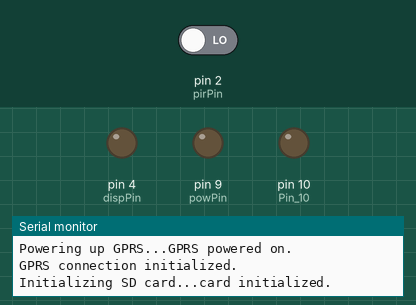
Simulated run of this sketch. Board: Arduino Uno, built with avr-gcc and run on an emulated ATmega328P. On the bench: output pins drawn as LEDs (lit = HIGH), the last lines printed to the serial monitor. The inputs (shaded band) are chosen by the test bench; at power-on: pin 2 (pirPin) LOW. Storage starts empty; the modem accepts every AT command (registered, SIM ready, sends succeed) and sends nothing else.

Above: at 2.3 s.
2.4 s: pin 2 (pirPin) driven HIGH
At 4.6 s:
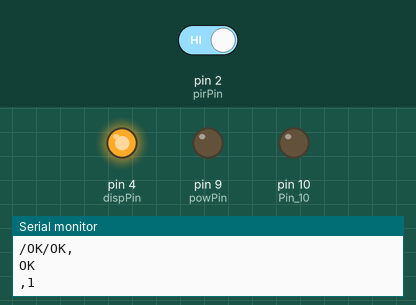
10.7 s: pin 2 (pirPin) driven LOW
At 12.1 s:
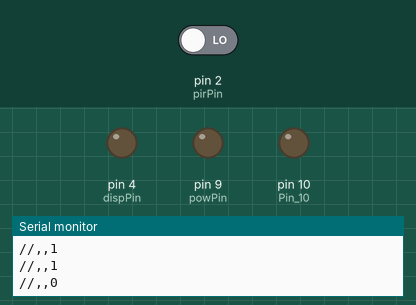
Timing chart, 0 to 13.7 s (numbered marks = the images above; inputs shaded):
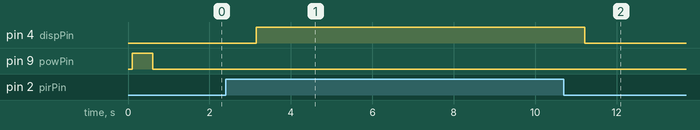

Measured:
- after the input at 2.4 s, pin 4 (dispPin): LOW → HIGH after 0.74 s
- after the input at 10.7 s, pin 4 (dispPin): HIGH → LOW after 0.52 s

The sketch:

PIR_GPRS_SD_workingDateLong.ino
```cpp
#include <SD.h>
#include <SoftwareSerial.h>

// Define constants for GPRS shield function
const int rxPin = 7;  // Receive pin for software serial
const int txPin = 8;  // Transmit pin for software serial
const int powPin = 9;  // Software power-up pin

SoftwareSerial gprsSerial(rxPin, txPin);  // Define software serial connection for GPRS

const int csPin = 10;  // Chip select for SD shield

// Define pin constants for sensor(s)
const int dispPin = 4;  // LED indicating state of motion sensor
const int pirPin = 2;  // Motion sensor pin

// Define storage variables
int pir = 0;  // Variable to store the read value
//int pir1 = 0;  // Variable to store the previous value for comparison

File dataFile;  // Define variable as a file for data logging

String rawDateTime;  // Create string for storing GPRS date and time before parsing
String year;  // Create string for storing raw year
String yearLong;  // Create string for assembling long form of year
String month;  // Create string for storing raw month
String monthLong;  // Create string for assembling long form of month (month name)
String day;  // Create string for storing raw day
String dayLong;   // Create string for assembling long form of day
String dateString;  // Create string for storing date from GPRS when function called
String dateLongString;  // Create string for assembling long form of date
String timeString;  // Create string for storing time from GPRS when function called
String dataString;  // Create string for storing all data to be written to SDString rawDateTime;

void setup()
{
  // Define necessary pin modes
  pinMode(rxPin, INPUT);  // Software serial receive input
  pinMode(txPin, OUTPUT);  // Software serial transmiss output
  pinMode(powPin, OUTPUT);  // Software power-up output
  pinMode(dispPin, OUTPUT);  // LED indicator output
  pinMode(pirPin, INPUT);  // PIR sensor input

  Serial.begin(19200);

  Serial.print("Warming up motion sensor... ");
  //delay(2000);  // Should be ~20 sec on first boot, but set low for debugging
  Serial.println("Motion sensor ready.");
  Serial.println();

  // Power up GPRS using software, if necessary
  Serial.print("Powering up GPRS...");
  powerUp();
  Serial.println("GPRS powered on.");
  Serial.println();

  gprsSerial.begin(19200);  // Initiate software serial connection for GPRS

  gprsBaselineSettings();  // Call function to set GPRS settings for proper response formatting

  Serial.println("GPRS connection initialized.");
  Serial.println();

  Serial.print("Initializing SD card...");

  pinMode(10, OUTPUT);  // Pin 10 (chip select) must be set to OUTPUT even if unused

  if(!SD.begin(csPin))
  {
    Serial.println("card failed or not present.");
    delay(2000);
    return;
  }
  Serial.println("card initialized.");
  Serial.println();
}

void loop()
{
  delay(2000);  // Delay between each sensor check and read and write loop

  getDateTime();  // Get GPRS date and time by calling function

  dataString += String(dateString);  // Add date to dataString
  dataString += ",";

  dataString += String(timeString);  // Add time to dataString
  dataString += ",";

  pir = digitalRead(pirPin);  // Retrieve value from PIR sensor
  digitalWrite(dispPin, pir);  // Set LED state to match sensor value

  dataString += String(pir);  // Add PIR sensor value to dataString

  /*dataFile = SD.open("DATALOG.TXT", FILE_WRITE);  // Open data file, with full privileges, for writing

   if(dataFile)  // If file on SD card is opened successfully
   {
   dataFile.println(dataString);  // Print dataString to it
   dataFile.close();  // Close the data file and proceed
   }
   else
   {
   Serial.println("Error opening DATALOG.TXT!");  // If data file can't be opened, produce an error message
   }*/
  writeDataSD();
  Serial.println(dataString);  // Print dataString to serial monitor to confirm reasonable values

  dateLong();
  Serial.println(dateLongString);
  Serial.println();

  clearStrings();  // Call function to clear all strings
}

///////////////////////////////////////////////////////////////////////////////////////////////
//\/\/\/\<------------  All functions called in main loop defined below  ------------>/\/\/\/\\
///////////////////////////////////////////////////////////////////////////////////////////////

// Set baseline response parameters for proper string parsing and construction
void gprsBaselineSettings()
{
  delay(100);
  gprsSerial.println("ATE0");
  delay(100);
  gprsSerial.println("ATQ1");
  delay(100);
  gprsSerial.println("ATV0");
  delay(100);
}

// Software start-up function for GPRS shield
void powerUp()
{
  digitalWrite(powPin, LOW);
  delay(100);
  digitalWrite(powPin, HIGH);
  delay(500);
  digitalWrite(powPin, LOW);
  delay(100);
}

void getDateTime()
{
  gprsSerial.println("AT+CCLK?");  // Request date and time from GPRS

  if(gprsSerial.available())  // If data is coming from GPRS
  {
    while(gprsSerial.available())  // Read the data into string from incoming bytes while they're available
    {
      char c = gprsSerial.read();  // Read each byte sent, one at a time, into storage variable

      rawDateTime += c;  // Add character to the end of the data string to be written to SD later
    }
  }
  parseDateTime();  // Call function to parse date and time into individual components and form string
}

void parseDateTime()
{
  for(int y = 8; y < 10; y++)
  {
    year += String(rawDateTime.charAt(y));
    year += String("\0");
  }
  for(int m = 11; m < 13; m++)
  {
    month += String(rawDateTime.charAt(m));
    month += String("\0");
  }
  for(int d = 14; d < 16; d++)
  {
    day += String(rawDateTime.charAt(d));
    day += String("\0");
  }
  for(int t = 16; t < 25; t++)
  {
    timeString += String(rawDateTime.charAt(t));
    timeString += String("\0");
  }
  formatDateString();
}

void formatDateString()
{
  dateString += String(month);
  dateString += "/";
  dateString += String(day);
  dateString += "/";
  dateString += String(year);
}

void dateLong()
{
  // Format year
  yearLong += "20";  // Add leading "20" to form long form of date
  yearLong += String(year);  // Append short date parsed from gprs data

  // Format day
  dayLong += day.toInt();  // Convert to integer function removes and leading 0's

  // Format month
  switch(month.toInt())  // Convert to integer and use switch case to convert month number to long form
  {
  case 0:
    return;
  case 1:
    monthLong += "January";
    break;
  case 2:
    monthLong += "February";
    break;
  case 3:
    monthLong += "March";
    break;
  case 4:
    monthLong += "April";
    break;
  case 5:
    monthLong += "May";
    break;
  case 6:
    monthLong += "June";
    break;
  case 7:
    monthLong += "July";
    break;
  case 8:
    monthLong += "August";
    break;
  case 9:
    monthLong += "September";
    break;
  case 10:
    monthLong += "October";
    break;
  case 11:
    monthLong += "November";
    break;
  case 12:
    monthLong += "December";
    break;
  }

  // Concatenate strings to form full long date
  dateLongString += String(monthLong);
  dateLongString += " ";
  dateLongString += String(dayLong);
  dateLongString += ", ";
  dateLongString += String(yearLong);
}

// Clear all strings after writing to SD in preparation for next loop
void clearStrings()
{
  rawDateTime = "";  // Unparsed date and time string
  year = "";  // Parsed year
  month = "";  // Parsed month
  day = "";  // Parsed day
  yearLong = "";  // Long form of year
  monthLong = "";  // Long form of month
  dayLong = "";  // Long form of day
  dateString = "";  // Assembled date string
  timeString = "";  // Parsed time string
  dataString = "";  // String storing all data that was written to SD
  dateLongString = "";  // Long form of date
}

void writeDataSD()
{
  dataFile = SD.open("DATALOG.TXT", FILE_WRITE);  // Open data file, with full privileges, for writing

  if(dataFile)  // If file on SD card is opened successfully
  {
    dataFile.println(dataString);  // Print dataString to it
    dataFile.close();  // Close the data file and proceed
  }
  else
  {
    Serial.println("Error opening DATALOG.TXT!");  // If data file can't be opened, produce an error message
  }
}
```
